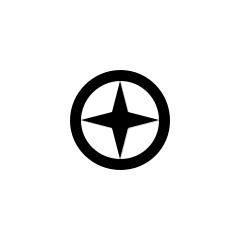
Frame 1 (no input)
Frame 60 (the mouse pressed at the canvas centre just before this capture): identical to frame 1, image omitted
Frame 120 (the mouse held since frame 60 and released just before this capture): identical to frame 1, image omitted

The Processing sketch that drew this single still picture (run headless with seeded random() and noise(); from frame 60 on, the mouse is pressed at the canvas centre):

// Processing sketch: starlogo
// ── starlogo.pde
void setup(){
 size(240,240);
 smooth();
}

void draw(){
 background(255);
 noFill();
 
 strokeWeight(11);
 ellipse(120,120,89,89);
 
 strokeWeight(0);
 fill(0);
 
 rect(112,112,16,16);
 
 triangle(120,81,112,112,128,112);
 triangle(120,159,128,128,112,128);
 triangle(81,120,112,112,112,128);
 triangle(159,120,128,112,128,128);

}
